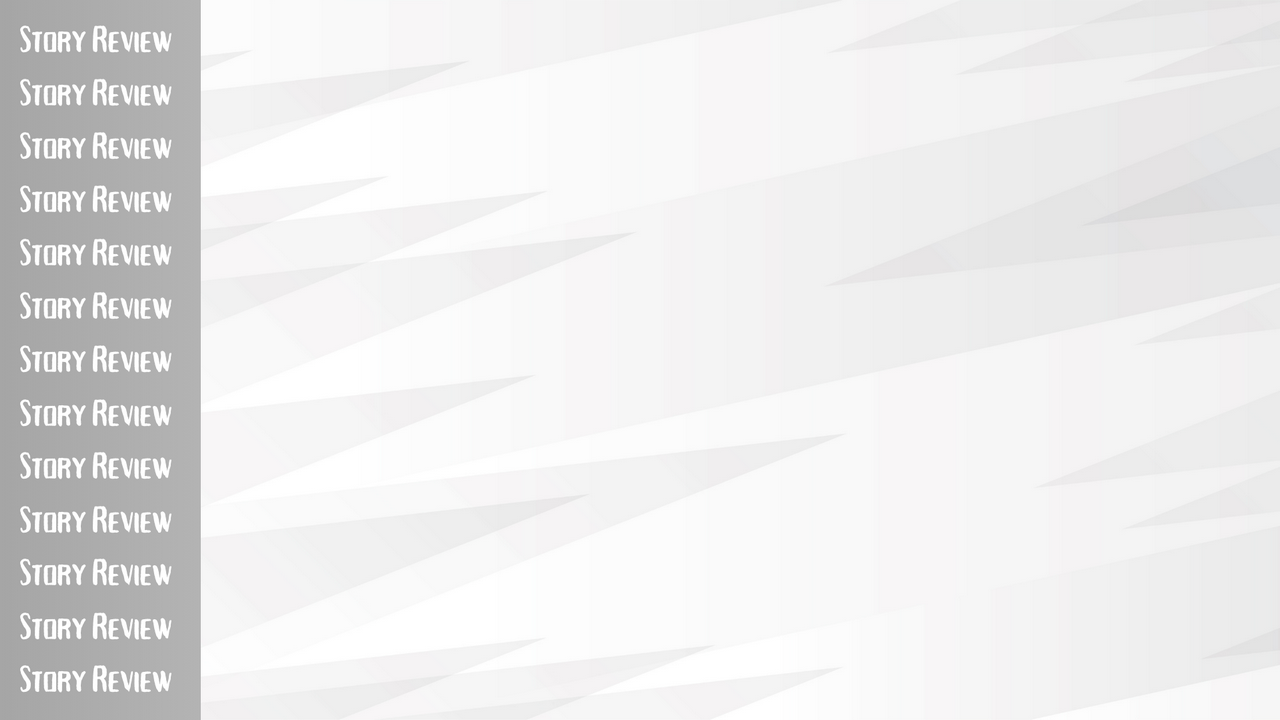
#> input picture cookbooks/python/image_processing/storyreview1280x720.png, 1280 x 720 px
$ python Create_thumbnail_PIL_CenterTitleSubtitle.py storyreview1280x720.png storyreview1280x720.png
#> lines starting #> are read from the running program, lines starting #| are printed output that depends on the picture
from PIL import Image, ImageDraw, ImageFont
import subprocess
import os
import sys


title = sys.argv[1].replace('|', '\n')
subtitle = sys.argv[2].replace('|', '\n')

# Get the absolute path of the script's directory
script_dir = os.path.dirname(os.path.abspath(__file__))

# Change the working directory to the script's directory
os.chdir(script_dir)
# [7 lines of commented-out code are left out]
title_font_size = 200
subtitle_font_size = 60
###################

#############################
#### CREATE TITLE IMAGE #####
#############################
# Define the size of the image and the multiline text
image_size = (1280, 720)  # Replace with your desired image size
# Create a new transparent image
image = Image.new('RGBA', image_size, (0, 0, 0, 0))
#> image: PIL image 1280x720 RGBA; every value is 0
# Load the font
font_path = r"C:/Windows/Fonts/tahomabd.ttf"  # Replace with the path to your font file
font_size = title_font_size  # Replace with your desired font size
font = ImageFont.truetype(font_path, font_size)
# Create a draw object
draw = ImageDraw.Draw(image)
# Calculate the width and height of the text
text_width, text_height = draw.textbbox((0, 0), title, font=font)[2:4]
#> text_width = 2620; text_height = 228
# Calculate the position of the text to center it in the image
text_position = ((image_size[0] - text_width) // 2, ((image_size[1] - text_height) // 2))
#> text_position = (-670, 246)
# Draw the text onto the image

# SIMPLE TEXT
#draw.multiline_text(text_position, title, font=font, fill="yellow", align='center')

# WITH STROKE!!!
# Draw each line of text centered horizontally with red stroke
stroke_width = 4  # Adjust the width of the stroke as needed
stroke_color = "red"

# Calculate the width and height of a single line of text
single_line_height = draw.textbbox((0, 0), "Sample text", font=font)[3]
#> single_line_height = 228

# Calculate the total height of the text
line_height = single_line_height * 0.8  # Adjust the line height as needed
#> line_height = 182.4
total_text_height = len(title.split("\n")) * line_height
#> total_text_height = 182.4

# Calculate the starting y position
start_y = ((image_size[1] - total_text_height) // 2)-140
#> start_y = 128

# Draw each line of text
for i, line in enumerate(title.split("\n")):
    bbox = draw.textbbox((0, 0), line, font=font)
    text_width = bbox[2] - bbox[0]  # right - left
    text_position_x = (image.width - text_width) // 2  # Center in the entire width

    # Calculate the y position of this line
    text_position_y = start_y + i * line_height  # Use line_height instead of text_height

    # Draw the text with a red stroke
    for offset in range(stroke_width):
        draw.text((text_position_x - offset, text_position_y), line, font=font, fill=stroke_color)
        draw.text((text_position_x + offset, text_position_y), line, font=font, fill=stroke_color)
        draw.text((text_position_x, text_position_y - offset), line, font=font, fill=stroke_color)
        draw.text((text_position_x, text_position_y + offset), line, font=font, fill=stroke_color)

    # Draw the text in the center fill="black"
    draw.text((text_position_x, text_position_y), line, font=font, fill="#808080")
#> this loop made 1 pass
#> (bbox, text_width, text_position_x, text_position_y) on pass 1: ((0, 34, 2620, 228), 2620, -670, 128)
# Save the image
image.save("title.png")
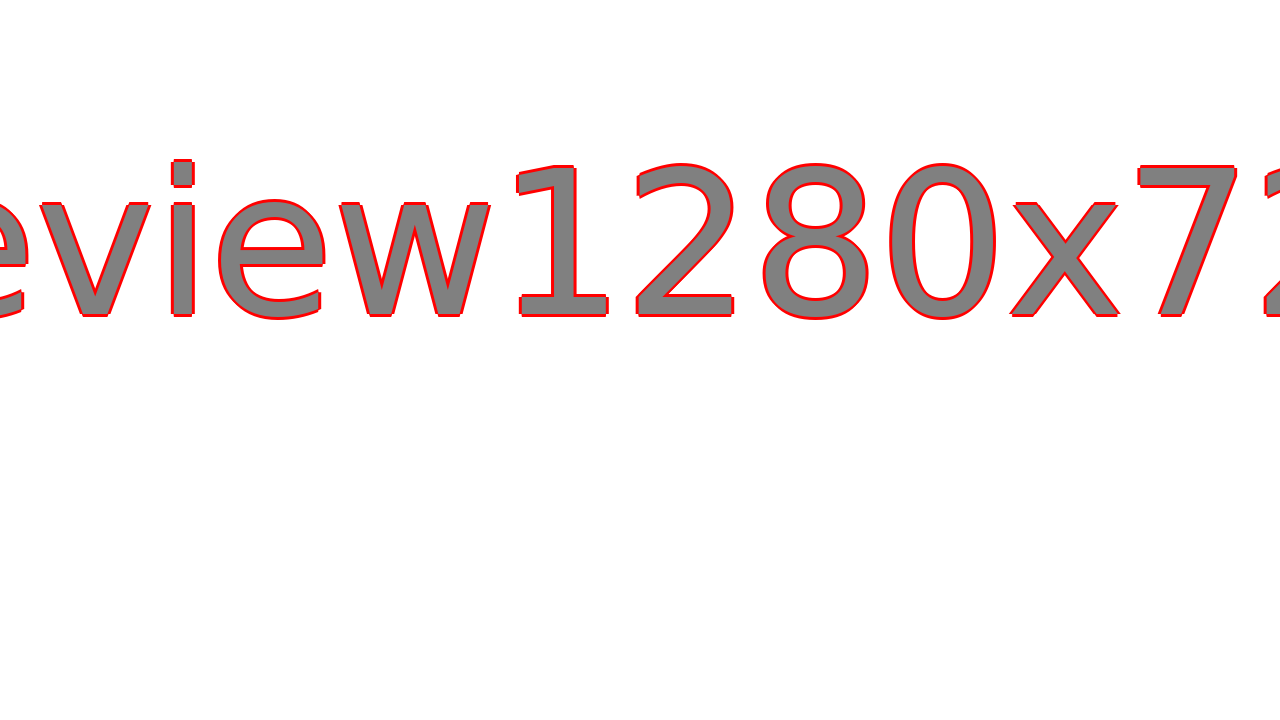
#> saved as title.png: PIL image 1280x720 RGBA; mean R, G, B, A 13.2, 7.4, 7.4, 19.6; transparent parts drawn white

#############################
#### CREATE SUBTITLE IMAGE #####
#############################
# Define the size of the image and the multiline text
image_size = (1280, 720)  # Replace with your desired image size
# Create a new transparent image
image = Image.new('RGBA', image_size, (0, 0, 0, 0))
# Load the font
font_path = r"C:/Windows/Fonts/COOPBL.TTF"  # Replace with the path to your font file
font_size = subtitle_font_size  # Replace with your desired font size
font = ImageFont.truetype(font_path, font_size)
# Create a draw object
draw = ImageDraw.Draw(image)
# Calculate the width and height of the text
text_width, text_height = draw.textbbox((0, 0), subtitle, font=font)[2:4]
#> text_width = 786; text_height = 68
# Calculate the position of the text to center it in the image
text_position = ((image_size[0] - text_width) // 2, (image_size[1] - text_height) // 2)
#> text_position = (247, 326)
# Draw the text onto the image

# SIMPLE TEXT
#draw.multiline_text(text_position, title, font=font, fill="yellow", align='center')

# WITH STROKE!!!
# Draw each line of text centered horizontally with red stroke
stroke_width = 5  # Adjust the width of the stroke as needed
stroke_color = "red"

# Calculate the width and height of a single line of text
single_line_height = draw.textbbox((0, 0), "Sample subtitle", font=font)[3]
#> single_line_height = 68

# Calculate the total height of the text
line_height = single_line_height * 0.8  # Adjust the line height as needed
#> line_height = 54.4
total_text_height = len(subtitle.split("\n")) * line_height
#> total_text_height = 54.4

# Calculate the starting y position
start_y = ((image_size[1] - total_text_height))-60
#> start_y = 605.6

# Draw each line of text
for i, line in enumerate(subtitle.split("\n")):
    bbox = draw.textbbox((0, 0), line, font=font)
    text_width = bbox[2] - bbox[0]  # right - left
    text_position_x = (image.width - text_width) // 2  # Center in the entire width

    # Calculate the y position of this line
    text_position_y = start_y + i * line_height  # Use line_height instead of text_height

    # Draw the text with a red stroke
    for offset in range(stroke_width):
        draw.text((text_position_x - offset, text_position_y), line, font=font, fill=stroke_color)
        draw.text((text_position_x + offset, text_position_y), line, font=font, fill=stroke_color)
        draw.text((text_position_x, text_position_y - offset), line, font=font, fill=stroke_color)
        draw.text((text_position_x, text_position_y + offset), line, font=font, fill=stroke_color)

    # Draw the text in the center
    draw.text((text_position_x, text_position_y), line, font=font, fill="yellow")
#> this loop made 1 pass
#> (bbox, text_width, text_position_x, text_position_y) on pass 1: ((0, 10, 786, 68), 786, 247, 605.6)
# Save the image
image.save("subtitle.png")
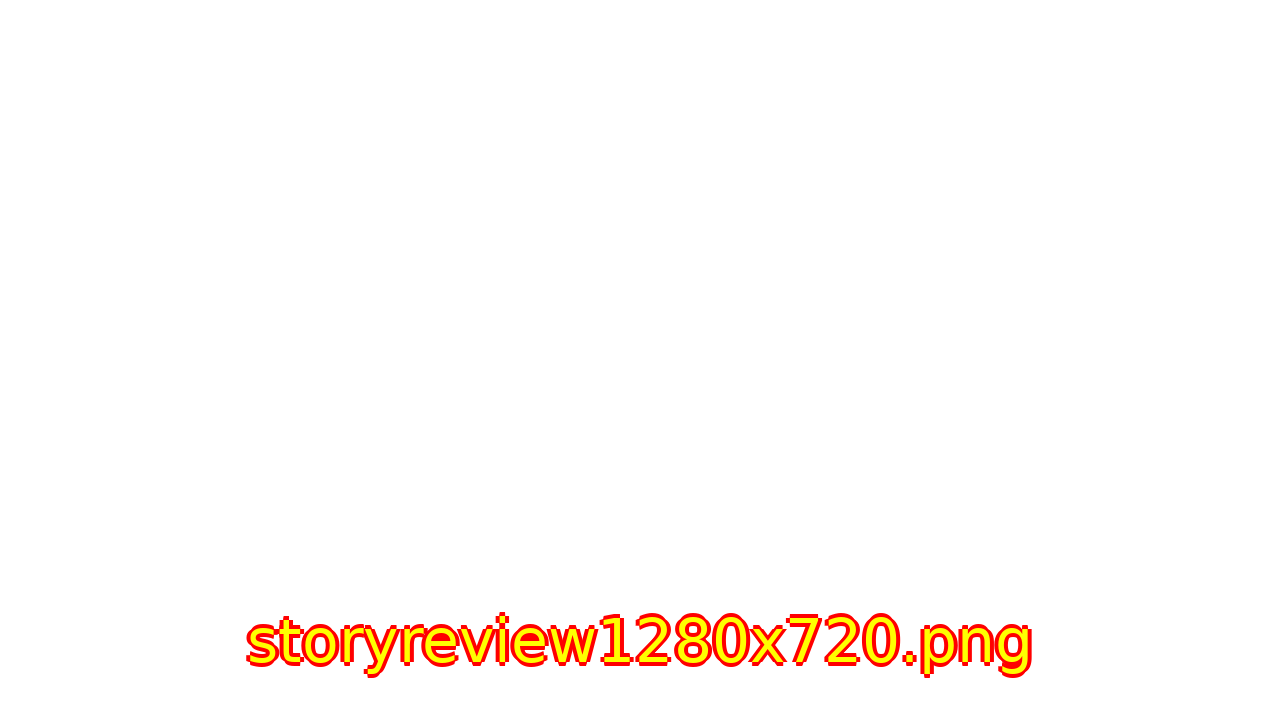
#> saved as subtitle.png: PIL image 1280x720 RGBA; mean R, G, B, A 7.2, 2.8, 0, 6.7; transparent parts drawn white

######### COMPOSITE IMAGE ##########
# Load the background and title images

background = Image.open('storyreview1280x720.png').convert('RGBA')
#> background is the input picture: PIL image 1280x720 RGBA; mean R, G, B, A 234.8, 234.5, 234.7, 255
title = Image.open('title.png').convert('RGBA')

# Define the position where the title image will be pasted onto the background image
title_position = (100, 0)  # Replace with your desired position

# Paste the title onto the background
background.paste(title, title_position, title)
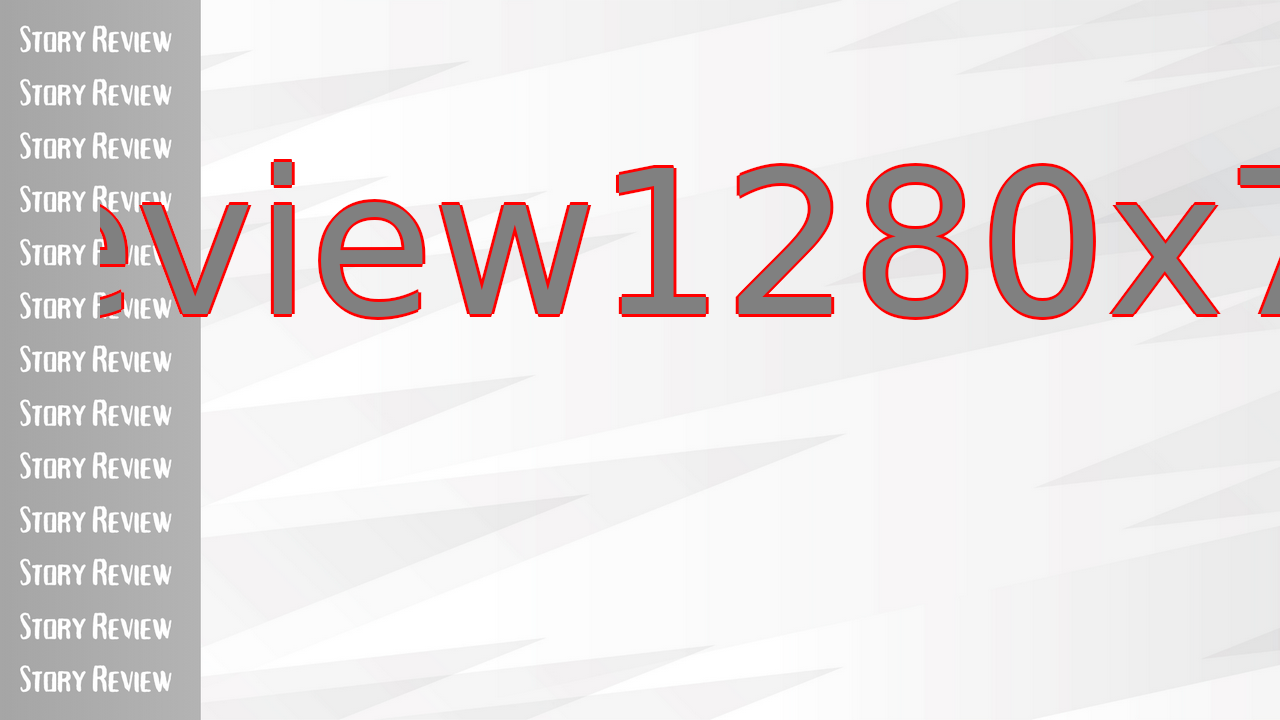
#> background: PIL image 1280x720 RGBA; mean R, G, B, A 229.3, 224.4, 224.6, 254.8; transparent parts drawn white

# Subtitle
subtitle = Image.open('subtitle.png').convert('RGBA')

# Define the position where the title image will be pasted onto the background image
title_position = (100, 0)  # Replace with your desired position

# Paste the title onto the background
background.paste(subtitle, title_position, subtitle)
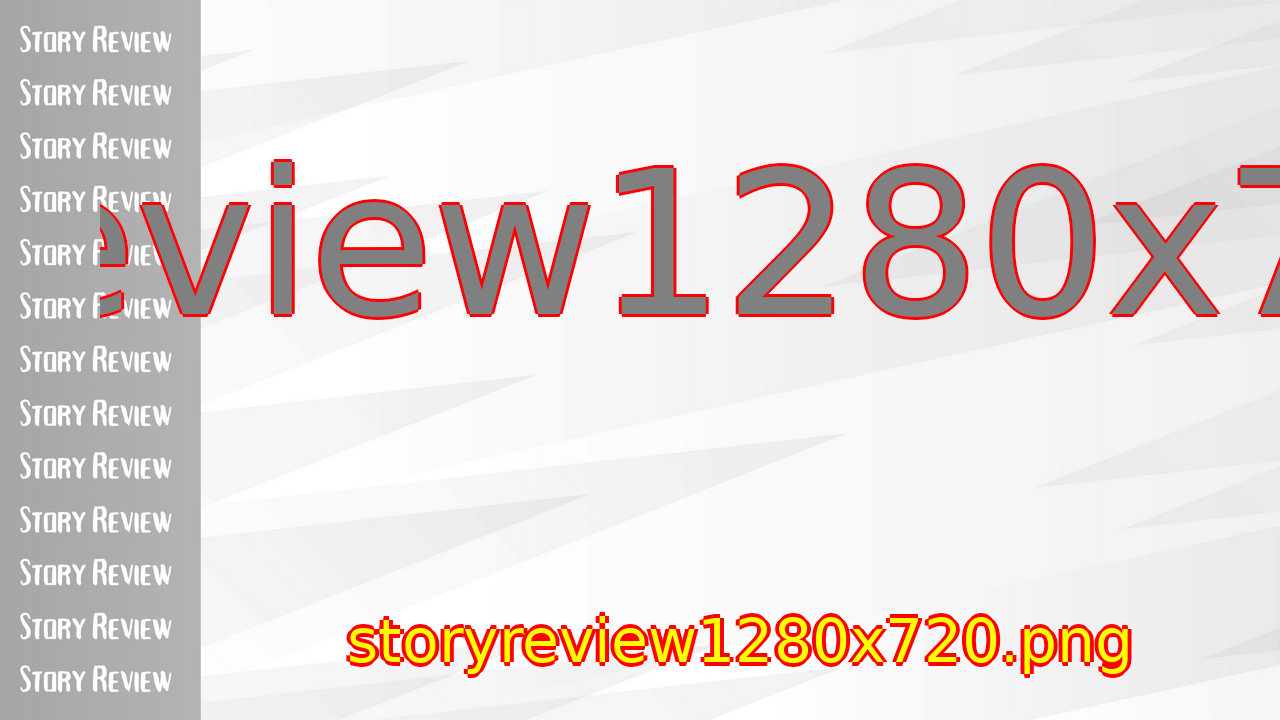
#> background: PIL image 1280x720 RGBA; mean R, G, B, A 229.4, 220.6, 218, 254.6; transparent parts drawn white


# Save the result
background.save('YT_thumbnail.png')

# Convert to JPG
background.convert('RGB').save('YT_thumbnail.jpg')

# Optionally, display the result
#background.show()

# Display the result with a specific program
subprocess.run(['C:\\Program Files\\IrfanView\\i_view64.exe', 'YT_thumbnail.jpg'])
#> (this line was passed over: subprocess is not available in this run)
